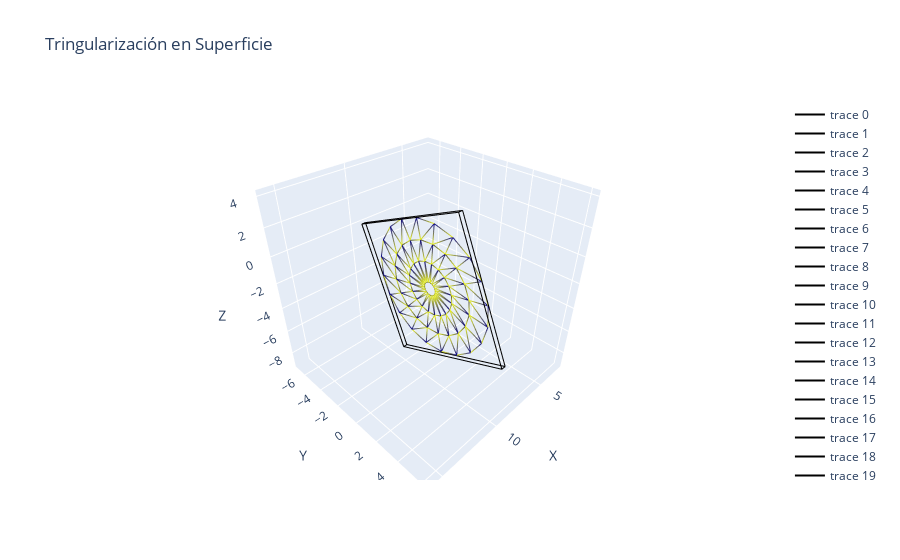

Notebook code cell kept with this figure:
### Code cell
fig = new_plot()
fig = build_box(fig)
plot_surface_triangles(fig)
fig = config_plot(fig, 'Tringularización en Superficie')
fig.show()

### Figure 1 — Plotly figure (JSON) as saved in the notebook; plotly's stock layout.template omitted (floating-point values rounded to 4 significant figures)
{"data": [{"line": {"color": "black", "width": 2}, "mode": "lines", "type": "scatter3d", "x": [9.162, 9.1], "y": [6.066, -2.828], "z": [-4.979, -8.923]}, {"line": {"color": "black", "width": 2}, "mode": "lines", "type": "scatter3d", "x": [9.162, 9.483], "y": [6.066, 6.064], "z": [-4.979, -4.979]}, {"line": {"color": "black", "width": 2}, "mode": "lines", "type": "scatter3d", "x": [9.162, 9.134], "y": [6.066, 2.125], "z": [-4.979, 3.911]}, {"line": {"color": "black", "width": 2}, "mode": "lines", "type": "scatter3d", "x": [9.1, 9.42], "y": [-2.828, -2.83], "z": [-8.923, -8.923]}, {"line": {"color": "black", "width": 2}, "mode": "lines", "type": "scatter3d", "x": [9.1, 9.071], "y": [-2.828, -6.77], "z": [-8.923, -0.03274]}, {"line": {"color": "black", "width": 2}, "mode": "lines", "type": "scatter3d", "x": [9.483, 9.42], "y": [6.064, -2.83], "z": [-4.979, -8.923]}, {"line": {"color": "black", "width": 2}, "mode": "lines", "type": "scatter3d", "x": [9.483, 9.454], "y": [6.064, 2.122], "z": [-4.979, 3.911]}, {"line": {"color": "black", "width": 2}, "mode": "lines", "type": "scatter3d", "x": [9.42, 9.392], "y": [-2.83, -6.772], "z": [-8.923, -0.03272]}, {"line": {"color": "black", "width": 2}, "mode": "lines", "type": "scatter3d", "x": [9.134, 9.071], "y": [2.125, -6.77], "z": [3.911, -0.03274]}, {"line": {"color": "black", "width": 2}, "mode": "lines", "type": "scatter3d", "x": [9.134, 9.454], "y": [2.125, 2.122], "z": [3.911, 3.911]}, {"line": {"color": "black", "width": 2}, "mode": "lines", "type": "scatter3d", "x": [9.071, 9.392], "y": [-6.77, -6.772], "z": [-0.03274, -0.03272]}, {"line": {"color": "black", "width": 2}, "mode": "lines", "type": "scatter3d", "x": [9.454, 9.392], "y": [2.122, -6.772], "z": [3.911, -0.03272]}, {"line": {"color": [0.1754, 0.02833, 0.1751]}, "mode": "lines", "type": "scatter3d", "x": [9.118, 9.122, 9.125, 9.118], "y": [-0.1693, 0.3818, 0.9008, -0.1693], "z": [-2.041, -0.6926, -1.009, -2.041]}, {"line": {"color": [0.1754, 0.02833, 0.1751]}, "mode": "lines", "type": "scatter3d", "x": [9.118, 9.125, 9.119, 9.118], "y": [-0.1693, 0.9008, -0.03653, -0.1693], "z": [-2.041, -1.009, -2.12, -2.041]}, {"line": {"color": [0.1754, 0.02833, 0.1751]}, "mode": "lines", "type": "scatter3d", "x": [9.119, 9.125, 9.128, 9.119], "y": [-0.03653, 0.9008, 1.299, -0.03653], "z": [-2.12, -1.009, -1.47, -2.12]}, {"line": {"color": [0.1754, 0.02833, 0.1751]}, "mode": "lines", "type": "scatter3d", "x": [9.119, 9.128, 9.12, 9.119], "y": [-0.03653, 1.299, 0.06573, -0.03653], "z": [-2.12, -1.47, -2.238, -2.12]}, {"line": {"color": [0.1754, 0.02833, 0.1751]}, "mode": "lines", "type": "scatter3d", "x": [9.12, 9.128, 9.13, 9.12], "y": [0.06573, 1.299, 1.537, 0.06573], "z": [-2.238, -1.47, -2.031, -2.238]}, {"line": {"color": [0.1754, 0.02833, 0.1751]}, "mode": "lines", "type": "scatter3d", "x": [9.12, 9.13, 9.12, 9.12], "y": [0.06573, 1.537, 0.1254, 0.06573], "z": [-2.238, -2.031, -2.379, -2.238]}, {"line": {"color": [0.1754, 0.02833, 0.1751]}, "mode": "lines", "type": "scatter3d", "x": [9.12, 9.13, 9.13, 9.12], "y": [0.1254, 1.537, 1.591, 0.1254], "z": [-2.379, -2.031, -2.639, -2.379]}, {"line": {"color": [0.1754, 0.02833, 0.1751]}, "mode": "lines", "type": "scatter3d", "x": [9.12, 9.13, 9.12, 9.12], "y": [0.1254, 1.591, 0.1374, 0.1254], "z": [-2.379, -2.639, -2.535, -2.379]}, {"line": {"color": [0.1754, 0.02833, 0.1751]}, "mode": "lines", "type": "scatter3d", "x": [9.12, 9.13, 9.129, 9.12], "y": [0.1374, 1.591, 1.455, 0.1374], "z": [-2.535, -2.639, -3.237, -2.535]}, {"line": {"color": [0.1754, 0.02833, 0.1751]}, "mode": "lines", "type": "scatter3d", "x": [9.12, 9.129, 9.12, 9.12], "y": [0.1374, 1.455, 0.1011, 0.1374], "z": [-2.535, -3.237, -2.686, -2.535]}, {"line": {"color": [0.1754, 0.02833, 0.1751]}, "mode": "lines", "type": "scatter3d", "x": [9.12, 9.129, 9.127, 9.12], "y": [0.1011, 1.455, 1.14, 0.1011], "z": [-2.686, -3.237, -3.763, -2.686]}, {"line": {"color": [0.1754, 0.02833, 0.1751]}, "mode": "lines", "type": "scatter3d", "x": [9.12, 9.127, 9.119, 9.12], "y": [0.1011, 1.14, 0.02094, 0.1011], "z": [-2.686, -3.763, -2.819, -2.686]}, {"line": {"color": [0.1754, 0.02833, 0.1751]}, "mode": "lines", "type": "scatter3d", "x": [9.119, 9.127, 9.124, 9.119], "y": [0.02094, 1.14, 0.6784, 0.02094], "z": [-2.819, -3.763, -4.164, -2.819]}, {"line": {"color": [0.1754, 0.02833, 0.1751]}, "mode": "lines", "type": "scatter3d", "x": [9.119, 9.124, 9.118, 9.119], "y": [0.02094, 0.6784, -0.09601, 0.02094], "z": [-2.819, -4.164, -2.919, -2.819]}, {"line": {"color": [0.1754, 0.02833, 0.1751]}, "mode": "lines", "type": "scatter3d", "x": [9.118, 9.124, 9.12, 9.118], "y": [-0.09601, 0.6784, 0.1136, -0.09601], "z": [-2.919, -4.164, -4.402, -2.919]}, {"line": {"color": [0.1754, 0.02833, 0.1751]}, "mode": "lines", "type": "scatter3d", "x": [9.118, 9.12, 9.117, 9.118], "y": [-0.09601, 0.1136, -0.2389, -0.09601], "z": [-2.919, -4.402, -2.979, -2.919]}, {"line": {"color": [0.1754, 0.02833, 0.1751]}, "mode": "lines", "type": "scatter3d", "x": [9.117, 9.12, 9.116, 9.117], "y": [-0.2389, 0.1136, -0.4982, -0.2389], "z": [-2.979, -4.402, -4.453, -2.979]}, {"line": {"color": [0.1754, 0.02833, 0.1751]}, "mode": "lines", "type": "scatter3d", "x": [9.117, 9.116, 9.116, 9.117], "y": [-0.2389, -0.4982, -0.3933, -0.2389], "z": [-2.979, -4.453, -2.992, -2.979]}, {"line": {"color": [0.1754, 0.02833, 0.1751]}, "mode": "lines", "type": "scatter3d", "x": [9.116, 9.116, 9.112, 9.116], "y": [-0.3933, -0.4982, -1.095, -0.3933], "z": [-2.992, -4.453, -4.314, -2.992]}, {"line": {"color": [0.1754, 0.02833, 0.1751]}, "mode": "lines", "type": "scatter3d", "x": [9.116, 9.112, 9.115, 9.116], "y": [-0.3933, -1.095, -0.5434, -0.3933], "z": [-2.992, -4.314, -2.957, -2.992]}, {"line": {"color": [0.1754, 0.02833, 0.1751]}, "mode": "lines", "type": "scatter3d", "x": [9.115, 9.112, 9.108, 9.115], "y": [-0.5434, -1.095, -1.62, -0.5434], "z": [-2.957, -4.314, -3.997, -2.957]}, {"line": {"color": [0.1754, 0.02833, 0.1751]}, "mode": "lines", "type": "scatter3d", "x": [9.115, 9.108, 9.114, 9.115], "y": [-0.5434, -1.62, -0.6754, -0.5434], "z": [-2.957, -3.997, -2.877, -2.957]}, {"line": {"color": [0.1754, 0.02833, 0.1751]}, "mode": "lines", "type": "scatter3d", "x": [9.114, 9.108, 9.105, 9.114], "y": [-0.6754, -1.62, -2.02, -0.6754], "z": [-2.877, -3.997, -3.535, -2.877]}, {"line": {"color": [0.1754, 0.02833, 0.1751]}, "mode": "lines", "type": "scatter3d", "x": [9.114, 9.105, 9.114, 9.114], "y": [-0.6754, -2.02, -0.7761, -0.6754], "z": [-2.877, -3.535, -2.761, -2.877]}, {"line": {"color": [0.1754, 0.02833, 0.1751]}, "mode": "lines", "type": "scatter3d", "x": [9.114, 9.105, 9.103, 9.114], "y": [-0.7761, -2.02, -2.257, -0.7761], "z": [-2.761, -3.535, -2.969, -2.761]}, {"line": {"color": [0.1754, 0.02833, 0.1751]}, "mode": "lines", "type": "scatter3d", "x": [9.114, 9.103, 9.113, 9.114], "y": [-0.7761, -2.257, -0.8368, -0.7761], "z": [-2.761, -2.969, -2.617, -2.761]}, {"line": {"color": [0.1754, 0.02833, 0.1751]}, "mode": "lines", "type": "scatter3d", "x": [9.113, 9.103, 9.103, 9.113], "y": [-0.8368, -2.257, -2.307, -0.8368], "z": [-2.617, -2.969, -2.357, -2.617]}, {"line": {"color": [0.1754, 0.02833, 0.1751]}, "mode": "lines", "type": "scatter3d", "x": [9.113, 9.103, 9.113, 9.113], "y": [-0.8368, -2.307, -0.851, -0.8368], "z": [-2.617, -2.357, -2.463, -2.617]}, {"line": {"color": [0.1754, 0.02833, 0.1751]}, "mode": "lines", "type": "scatter3d", "x": [9.113, 9.103, 9.104, 9.113], "y": [-0.851, -2.307, -2.17, -0.851], "z": [-2.463, -2.357, -1.763, -2.463]}, {"line": {"color": [0.1754, 0.02833, 0.1751]}, "mode": "lines", "type": "scatter3d", "x": [9.113, 9.104, 9.113, 9.113], "y": [-0.851, -2.17, -0.8168, -0.851], "z": [-2.463, -1.763, -2.316, -2.463]}, {"line": {"color": [0.1754, 0.02833, 0.1751]}, "mode": "lines", "type": "scatter3d", "x": [9.113, 9.104, 9.106, 9.113], "y": [-0.8168, -2.17, -1.859, -0.8168], "z": [-2.316, -1.763, -1.24, -2.316]}, {"line": {"color": [0.1754, 0.02833, 0.1751]}, "mode": "lines", "type": "scatter3d", "x": [9.113, 9.106, 9.114, 9.113], "y": [-0.8168, -1.859, -0.7353, -0.8168], "z": [-2.316, -1.24, -2.186, -2.316]}, {"line": {"color": [0.1754, 0.02833, 0.1751]}, "mode": "lines", "type": "scatter3d", "x": [9.114, 9.106, 9.109, 9.114], "y": [-0.7353, -1.859, -1.395, -0.7353], "z": [-2.186, -1.24, -0.8363, -2.186]}, {"line": {"color": [0.1754, 0.02833, 0.1751]}, "mode": "lines", "type": "scatter3d", "x": [9.114, 9.109, 9.115, 9.114], "y": [-0.7353, -1.395, -0.616, -0.7353], "z": [-2.186, -0.8363, -2.086, -2.186]}, {"line": {"color": [0.1754, 0.02833, 0.1751]}, "mode": "lines", "type": "scatter3d", "x": [9.115, 9.109, 9.113, 9.115], "y": [-0.616, -1.395, -0.8266, -0.616], "z": [-2.086, -0.8363, -0.5982, -2.086]}, {"line": {"color": [0.1754, 0.02833, 0.1751]}, "mode": "lines", "type": "scatter3d", "x": [9.115, 9.113, 9.116, 9.115], "y": [-0.616, -0.8266, -0.4724, -0.616], "z": [-2.086, -0.5982, -2.025, -2.086]}, {"line": {"color": [0.1754, 0.02833, 0.1751]}, "mode": "lines", "type": "scatter3d", "x": [9.116, 9.113, 9.117, 9.116], "y": [-0.4724, -0.8266, -0.2131, -0.4724], "z": [-2.025, -0.5982, -0.5495, -2.025]}, {"line": {"color": [0.1754, 0.02833, 0.1751]}, "mode": "lines", "type": "scatter3d", "x": [9.116, 9.117, 9.117, 9.116], "y": [-0.4724, -0.2131, -0.3182, -0.4724], "z": [-2.025, -0.5495, -2.009, -2.025]}, {"line": {"color": [0.1754, 0.02833, 0.1751]}, "mode": "lines", "type": "scatter3d", "x": [9.117, 9.117, 9.122, 9.117], "y": [-0.3182, -0.2131, 0.3818, -0.3182], "z": [-2.009, -0.5495, -0.6926, -2.009]}, {"line": {"color": [0.1754, 0.02833, 0.1751]}, "mode": "lines", "type": "scatter3d", "x": [9.117, 9.122, 9.118, 9.117], "y": [-0.3182, 0.3818, -0.1693, -0.3182], "z": [-2.009, -0.6926, -2.041, -2.009]}, {"line": {"color": [0.1754, 0.02833, 0.1751]}, "mode": "lines", "type": "scatter3d", "x": [9.122, 9.125, 9.132, 9.122], "y": [0.3818, 0.9306, 1.847, 0.3818], "z": [-0.6926, 0.6699, 0.1145, -0.6926]}, {"line": {"color": [0.1754, 0.02833, 0.1751]}, "mode": "lines", "type": "scatter3d", "x": [9.122, 9.132, 9.125, 9.122], "y": [0.3818, 1.847, 0.9008, 0.3818], "z": [-0.6926, 0.1145, -1.009, -0.6926]}, {"line": {"color": [0.1754, 0.02833, 0.1751]}, "mode": "lines", "type": "scatter3d", "x": [9.125, 9.132, 9.137, 9.125], "y": [0.9008, 1.847, 2.545, 0.9008], "z": [-1.009, 0.1145, -0.6956, -1.009]}, {"line": {"color": [0.1754, 0.02833, 0.1751]}, "mode": "lines", "type": "scatter3d", "x": [9.125, 9.137, 9.128, 9.125], "y": [0.9008, 2.545, 1.299, 0.9008], "z": [-1.009, -0.6956, -1.47, -1.009]}, {"line": {"color": [0.1754, 0.02833, 0.1751]}, "mode": "lines", "type": "scatter3d", "x": [9.128, 9.137, 9.14, 9.128], "y": [1.299, 2.545, 2.959, 1.299], "z": [-1.47, -0.6956, -1.68, -1.47]}, {"line": {"color": [0.1754, 0.02833, 0.1751]}, "mode": "lines", "type": "scatter3d", "x": [9.128, 9.14, 9.13, 9.128], "y": [1.299, 2.959, 1.537, 1.299], "z": [-1.47, -1.68, -2.031, -1.47]}, {"line": {"color": [0.1754, 0.02833, 0.1751]}, "mode": "lines", "type": "scatter3d", "x": [9.13, 9.14, 9.141, 9.13], "y": [1.537, 2.959, 3.051, 1.537], "z": [-2.031, -1.68, -2.745, -2.031]}, {"line": {"color": [0.1754, 0.02833, 0.1751]}, "mode": "lines", "type": "scatter3d", "x": [9.13, 9.141, 9.13, 9.13], "y": [1.537, 3.051, 1.591, 1.537], "z": [-2.031, -2.745, -2.639, -2.031]}, {"line": {"color": [0.1754, 0.02833, 0.1751]}, "mode": "lines", "type": "scatter3d", "x": [9.13, 9.141, 9.139, 9.13], "y": [1.591, 3.051, 2.809, 1.591], "z": [-2.639, -2.745, -3.788, -2.639]}, {"line": {"color": [0.1754, 0.02833, 0.1751]}, "mode": "lines", "type": "scatter3d", "x": [9.13, 9.139, 9.129, 9.13], "y": [1.591, 2.809, 1.455, 1.591], "z": [-2.639, -3.788, -3.237, -2.639]}, {"line": {"color": [0.1754, 0.02833, 0.1751]}, "mode": "lines", "type": "scatter3d", "x": [9.129, 9.139, 9.135, 9.129], "y": [1.455, 2.809, 2.253, 1.455], "z": [-3.237, -3.788, -4.704, -3.237]}, {"line": {"color": [0.1754, 0.02833, 0.1751]}, "mode": "lines", "type": "scatter3d", "x": [9.129, 9.135, 9.127, 9.129], "y": [1.455, 2.253, 1.14, 1.455], "z": [-3.237, -4.704, -3.763, -3.237]}, {"line": {"color": [0.1754, 0.02833, 0.1751]}, "mode": "lines", "type": "scatter3d", "x": [9.127, 9.135, 9.13, 9.127], "y": [1.14, 2.253, 1.444, 1.14], "z": [-3.763, -4.704, -5.4, -3.763]}, {"line": {"color": [0.1754, 0.02833, 0.1751]}, "mode": "lines", "type": "scatter3d", "x": [9.127, 9.13, 9.124, 9.127], "y": [1.14, 1.444, 0.6784, 1.14], "z": [-3.763, -5.4, -4.164, -3.763]}, {"line": {"color": [0.1754, 0.02833, 0.1751]}, "mode": "lines", "type": "scatter3d", "x": [9.124, 9.13, 9.123, 9.124], "y": [0.6784, 1.444, 0.4633, 0.6784], "z": [-4.164, -5.4, -5.817, -4.164]}, {"line": {"color": [0.1754, 0.02833, 0.1751]}, "mode": "lines", "type": "scatter3d", "x": [9.124, 9.123, 9.12, 9.124], "y": [0.6784, 0.4633, 0.1136, 0.6784], "z": [-4.164, -5.817, -4.402, -4.164]}, {"line": {"color": [0.1754, 0.02833, 0.1751]}, "mode": "lines", "type": "scatter3d", "x": [9.12, 9.123, 9.115, 9.12], "y": [0.1136, 0.4633, -0.6017, 0.1136], "z": [-4.402, -5.817, -5.91, -4.402]}, {"line": {"color": [0.1754, 0.02833, 0.1751]}, "mode": "lines", "type": "scatter3d", "x": [9.12, 9.115, 9.116, 9.12], "y": [0.1136, -0.6017, -0.4982, 0.1136], "z": [-4.402, -5.91, -4.453, -4.402]}, {"line": {"color": [0.1754, 0.02833, 0.1751]}, "mode": "lines", "type": "scatter3d", "x": [9.116, 9.115, 9.108, 9.116], "y": [-0.4982, -0.6017, -1.644, -0.4982], "z": [-4.453, -5.91, -5.667, -4.453]}, {"line": {"color": [0.1754, 0.02833, 0.1751]}, "mode": "lines", "type": "scatter3d", "x": [9.116, 9.108, 9.112, 9.116], "y": [-0.4982, -1.644, -1.095, -0.4982], "z": [-4.453, -5.667, -4.314, -4.453]}, {"line": {"color": [0.1754, 0.02833, 0.1751]}, "mode": "lines", "type": "scatter3d", "x": [9.112, 9.108, 9.101, 9.112], "y": [-1.095, -1.644, -2.56, -1.095], "z": [-4.314, -5.667, -5.113, -4.314]}, {"line": {"color": [0.1754, 0.02833, 0.1751]}, "mode": "lines", "type": "scatter3d", "x": [9.112, 9.101, 9.108, 9.112], "y": [-1.095, -2.56, -1.62, -1.095], "z": [-4.314, -5.113, -3.997, -4.314]}, {"line": {"color": [0.1754, 0.02833, 0.1751]}, "mode": "lines", "type": "scatter3d", "x": [9.108, 9.101, 9.096, 9.108], "y": [-1.62, -2.56, -3.261, -1.62], "z": [-3.997, -5.113, -4.304, -3.997]}, {"line": {"color": [0.1754, 0.02833, 0.1751]}, "mode": "lines", "type": "scatter3d", "x": [9.108, 9.096, 9.105, 9.108], "y": [-1.62, -3.261, -2.02, -1.62], "z": [-3.997, -4.304, -3.535, -3.997]}, {"line": {"color": [0.1754, 0.02833, 0.1751]}, "mode": "lines", "type": "scatter3d", "x": [9.105, 9.096, 9.093, 9.105], "y": [-2.02, -3.261, -3.68, -2.02], "z": [-3.535, -4.304, -3.322, -3.535]}, {"line": {"color": [0.1754, 0.02833, 0.1751]}, "mode": "lines", "type": "scatter3d", "x": [9.105, 9.093, 9.103, 9.105], "y": [-2.02, -3.68, -2.257, -2.02], "z": [-3.535, -3.322, -2.969, -3.535]}, {"line": {"color": [0.1754, 0.02833, 0.1751]}, "mode": "lines", "type": "scatter3d", "x": [9.103, 9.093, 9.092, 9.103], "y": [-2.257, -3.68, -3.77, -2.257], "z": [-2.969, -3.322, -2.256, -2.969]}, {"line": {"color": [0.1754, 0.02833, 0.1751]}, "mode": "lines", "type": "scatter3d", "x": [9.103, 9.092, 9.103, 9.103], "y": [-2.257, -3.77, -2.307, -2.257], "z": [-2.969, -2.256, -2.357, -2.969]}, {"line": {"color": [0.1754, 0.02833, 0.1751]}, "mode": "lines", "type": "scatter3d", "x": [9.103, 9.092, 9.094, 9.103], "y": [-2.307, -3.77, -3.52, -2.307], "z": [-2.357, -2.256, -1.213, -2.357]}, {"line": {"color": [0.1754, 0.02833, 0.1751]}, "mode": "lines", "type": "scatter3d", "x": [9.103, 9.094, 9.104, 9.103], "y": [-2.307, -3.52, -2.17, -2.307], "z": [-2.357, -1.213, -1.763, -2.357]}, {"line": {"color": [0.1754, 0.02833, 0.1751]}, "mode": "lines", "type": "scatter3d", "x": [9.104, 9.094, 9.098, 9.104], "y": [-2.17, -3.52, -2.957, -2.17], "z": [-1.763, -1.213, -0.3011, -1.763]}, {"line": {"color": [0.1754, 0.02833, 0.1751]}, "mode": "lines", "type": "scatter3d", "x": [9.104, 9.098, 9.106, 9.104], "y": [-2.17, -2.957, -1.859, -2.17], "z": [-1.763, -0.3011, -1.24, -1.763]}, {"line": {"color": [0.1754, 0.02833, 0.1751]}, "mode": "lines", "type": "scatter3d", "x": [9.106, 9.098, 9.104, 9.106], "y": [-1.859, -2.957, -2.149, -1.859], "z": [-1.24, -0.3011, 0.3908, -1.24]}, {"line": {"color": [0.1754, 0.02833, 0.1751]}, "mode": "lines", "type": "scatter3d", "x": [9.106, 9.104, 9.109, 9.106], "y": [-1.859, -2.149, -1.395, -1.859], "z": [-1.24, 0.3908, -0.8363, -1.24]}, {"line": {"color": [0.1754, 0.02833, 0.1751]}, "mode": "lines", "type": "scatter3d", "x": [9.109, 9.104, 9.111, 9.109], "y": [-1.395, -2.149, -1.179, -1.395], "z": [-0.8363, 0.3908, 0.8089, -0.8363]}, {"line": {"color": [0.1754, 0.02833, 0.1751]}, "mode": "lines", "type": "scatter3d", "x": [9.109, 9.111, 9.113, 9.109], "y": [-1.395, -1.179, -0.8266, -1.395], "z": [-0.8363, 0.8089, -0.5982, -0.8363]}, {"line": {"color": [0.1754, 0.02833, 0.1751]}, "mode": "lines", "type": "scatter3d", "x": [9.113, 9.111, 9.118, 9.113], "y": [-0.8266, -1.179, -0.1186, -0.8266], "z": [-0.5982, 0.8089, 0.9112, -0.5982]}, {"line": {"color": [0.1754, 0.02833, 0.1751]}, "mode": "lines", "type": "scatter3d", "x": [9.113, 9.118, 9.117, 9.113], "y": [-0.8266, -0.1186, -0.2131, -0.8266], "z": [-0.5982, 0.9112, -0.5495, -0.5982]}, {"line": {"color": [0.1754, 0.02833, 0.1751]}, "mode": "lines", "type": "scatter3d", "x": [9.117, 9.118, 9.125, 9.117], "y": [-0.2131, -0.1186, 0.9306, -0.2131], "z": [-0.5495, 0.9112, 0.6699, -0.5495]}, {"line": {"color": [0.1754, 0.02833, 0.1751]}, "mode": "lines", "type": "scatter3d", "x": [9.117, 9.125, 9.122, 9.117], "y": [-0.2131, 0.9306, 0.3818, -0.2131], "z": [-0.5495, 0.6699, -0.6926, -0.5495]}, {"line": {"color": [0.1754, 0.02833, 0.1751]}, "mode": "lines", "type": "scatter3d", "x": [9.125, 9.129, 9.139, 9.125], "y": [0.9306, 1.486, 2.807, 0.9306], "z": [0.6699, 2.015, 1.244, 0.6699]}, {"line": {"color": [0.1754, 0.02833, 0.1751]}, "mode": "lines", "type": "scatter3d", "x": [9.125, 9.139, 9.132, 9.125], "y": [0.9306, 2.807, 1.847, 0.9306], "z": [0.6699, 1.244, 0.1145, 0.6699]}, {"line": {"color": [0.1754, 0.02833, 0.1751]}, "mode": "lines", "type": "scatter3d", "x": [9.132, 9.139, 9.146, 9.132], "y": [1.847, 2.807, 3.808, 1.847], "z": [0.1145, 1.244, 0.09274, 0.1145]}, {"line": {"color": [0.1754, 0.02833, 0.1751]}, "mode": "lines", "type": "scatter3d", "x": [9.132, 9.146, 9.137, 9.132], "y": [1.847, 3.808, 2.545, 1.847], "z": [0.1145, 0.09274, -0.6956, 0.1145]}, {"line": {"color": [0.1754, 0.02833, 0.1751]}, "mode": "lines", "type": "scatter3d", "x": [9.137, 9.146, 9.15, 9.137], "y": [2.545, 3.808, 4.398, 2.545], "z": [-0.6956, 0.09274, -1.316, -0.6956]}, {"line": {"color": [0.1754, 0.02833, 0.1751]}, "mode": "lines", "type": "scatter3d", "x": [9.137, 9.15, 9.14, 9.137], "y": [2.545, 4.398, 2.959, 2.545], "z": [-0.6956, -1.316, -1.68, -0.6956]}, {"line": {"color": [0.1754, 0.02833, 0.1751]}, "mode": "lines", "type": "scatter3d", "x": [9.14, 9.15, 9.151, 9.14], "y": [2.959, 4.398, 4.527, 2.959], "z": [-1.68, -1.316, -2.841, -1.68]}, {"line": {"color": [0.1754, 0.02833, 0.1751]}, "mode": "lines", "type": "scatter3d", "x": [9.14, 9.151, 9.141, 9.14], "y": [2.959, 4.527, 3.051, 2.959], "z": [-1.68, -2.841, -2.745, -1.68]}, {"line": {"color": [0.1754, 0.02833, 0.1751]}, "mode": "lines", "type": "scatter3d", "x": [9.141, 9.151, 9.149, 9.141], "y": [3.051, 4.527, 4.177, 3.051], "z": [-2.745, -2.841, -4.335, -2.745]}, {"line": {"color": [0.1754, 0.02833, 0.1751]}, "mode": "lines", "type": "scatter3d", "x": [9.141, 9.149, 9.139, 9.141], "y": [3.051, 4.177, 2.809, 3.051], "z": [-2.745, -4.335, -3.788, -2.745]}, {"line": {"color": [0.1754, 0.02833, 0.1751]}, "mode": "lines", "type": "scatter3d", "x": [9.139, 9.149, 9.143, 9.139], "y": [2.809, 4.177, 3.375, 2.809], "z": [-3.788, -4.335, -5.644, -3.788]}, {"line": {"color": [0.1754, 0.02833, 0.1751]}, "mode": "lines", "type": "scatter3d", "x": [9.139, 9.143, 9.135, 9.139], "y": [2.809, 3.375, 2.253, 2.809], "z": [-3.788, -5.644, -4.704, -3.788]}, {"line": {"color": [0.1754, 0.02833, 0.1751]}, "mode": "lines", "type": "scatter3d", "x": [9.135, 9.143, 9.135, 9.135], "y": [2.253, 3.375, 2.214, 2.253], "z": [-4.704, -5.644, -6.639, -4.704]}, {"line": {"color": [0.1754, 0.02833, 0.1751]}, "mode": "lines", "type": "scatter3d", "x": [9.135, 9.135, 9.13, 9.135], "y": [2.253, 2.214, 1.444, 2.253], "z": [-4.704, -6.639, -5.4, -4.704]}, {"line": {"color": [0.1754, 0.02833, 0.1751]}, "mode": "lines", "type": "scatter3d", "x": [9.13, 9.135, 9.125, 9.13], "y": [1.444, 2.214, 0.8103, 1.444], "z": [-5.4, -6.639, -7.23, -5.4]}, {"line": {"color": [0.1754, 0.02833, 0.1751]}, "mode": "lines", "type": "scatter3d", "x": [9.13, 9.125, 9.123, 9.13], "y": [1.444, 0.8103, 0.4633, 1.444], "z": [-5.4, -7.23, -5.817, -5.4]}, {"line": {"color": [0.1754, 0.02833, 0.1751]}, "mode": "lines", "type": "scatter3d", "x": [9.123, 9.125, 9.114, 9.123], "y": [0.4633, 0.8103, -0.7077, 0.4633], "z": [-5.817, -7.23, -7.362, -5.817]}, {"line": {"color": [0.1754, 0.02833, 0.1751]}, "mode": "lines", "type": "scatter3d", "x": [9.123, 9.114, 9.115, 9.123], "y": [0.4633, -0.7077, -0.6017, 0.4633], "z": [-5.817, -7.362, -5.91, -5.817]}, {"line": {"color": [0.1754, 0.02833, 0.1751]}, "mode": "lines", "type": "scatter3d", "x": [9.115, 9.114, 9.104, 9.115], "y": [-0.6017, -0.7077, -2.194, -0.6017], "z": [-5.91, -7.362, -7.018, -5.91]}, {"line": {"color": [0.1754, 0.02833, 0.1751]}, "mode": "lines", "type": "scatter3d", "x": [9.115, 9.104, 9.108, 9.115], "y": [-0.6017, -2.194, -1.644, -0.6017], "z": [-5.91, -7.018, -5.667, -5.91]}, {"line": {"color": [0.1754, 0.02833, 0.1751]}, "mode": "lines", "type": "scatter3d", "x": [9.108, 9.104, 9.095, 9.108], "y": [-1.644, -2.194, -3.501, -1.644], "z": [-5.667, -7.018, -6.229, -5.667]}, {"line": {"color": [0.1754, 0.02833, 0.1751]}, "mode": "lines", "type": "scatter3d", "x": [9.108, 9.095, 9.101, 9.108], "y": [-1.644, -3.501, -2.56, -1.644], "z": [-5.667, -6.229, -5.113, -5.667]}, {"line": {"color": [0.1754, 0.02833, 0.1751]}, "mode": "lines", "type": "scatter3d", "x": [9.101, 9.095, 9.088, 9.101], "y": [-2.56, -3.501, -4.499, -2.56], "z": [-5.113, -6.229, -5.072, -5.113]}, {"line": {"color": [0.1754, 0.02833, 0.1751]}, "mode": "lines", "type": "scatter3d", "x": [9.101, 9.088, 9.096, 9.101], "y": [-2.56, -4.499, -3.261, -2.56], "z": [-5.113, -5.072, -4.304, -5.113]}, {"line": {"color": [0.1754, 0.02833, 0.1751]}, "mode": "lines", "type": "scatter3d", "x": [9.096, 9.088, 9.083, 9.096], "y": [-3.261, -4.499, -5.092, -3.261], "z": [-4.304, -5.072, -3.665, -4.304]}, {"line": {"color": [0.1754, 0.02833, 0.1751]}, "mode": "lines", "type": "scatter3d", "x": [9.096, 9.083, 9.093, 9.096], "y": [-3.261, -5.092, -3.68, -3.261], "z": [-4.304, -3.665, -3.322, -4.304]}, {"line": {"color": [0.1754, 0.02833, 0.1751]}, "mode": "lines", "type": "scatter3d", "x": [9.093, 9.083, 9.082, 9.093], "y": [-3.68, -5.092, -5.231, -3.68], "z": [-3.322, -3.665, -2.149, -3.322]}, {"line": {"color": [0.1754, 0.02833, 0.1751]}, "mode": "lines", "type": "scatter3d", "x": [9.093, 9.082, 9.092, 9.093], "y": [-3.68, -5.231, -3.77, -3.68], "z": [-3.322, -2.149, -2.256, -3.322]}, {"line": {"color": [0.1754, 0.02833, 0.1751]}, "mode": "lines", "type": "scatter3d", "x": [9.092, 9.082, 9.085, 9.092], "y": [-3.77, -5.231, -4.881, -3.77], "z": [-2.256, -2.149, -0.6641, -2.256]}, {"line": {"color": [0.1754, 0.02833, 0.1751]}, "mode": "lines", "type": "scatter3d", "x": [9.092, 9.085, 9.094, 9.092], "y": [-3.77, -4.881, -3.52, -3.77], "z": [-2.256, -0.6641, -1.213, -2.256]}, {"line": {"color": [0.1754, 0.02833, 0.1751]}, "mode": "lines", "type": "scatter3d", "x": [9.094, 9.085, 9.09, 9.094], "y": [-3.52, -4.881, -4.068, -3.52], "z": [-1.213, -0.6641, 0.6421, -1.213]}, {"line": {"color": [0.1754, 0.02833, 0.1751]}, "mode": "lines", "type": "scatter3d", "x": [9.094, 9.09, 9.098, 9.094], "y": [-3.52, -4.068, -2.957, -3.52], "z": [-1.213, 0.6421, -0.3011, -1.213]}, {"line": {"color": [0.1754, 0.02833, 0.1751]}, "mode": "lines", "type": "scatter3d", "x": [9.098, 9.09, 9.098, 9.098], "y": [-2.957, -4.068, -2.909, -2.957], "z": [-0.3011, 0.6421, 1.63, -0.3011]}, {"line": {"color": [0.1754, 0.02833, 0.1751]}, "mode": "lines", "type": "scatter3d", "x": [9.098, 9.098, 9.104, 9.098], "y": [-2.957, -2.909, -2.149, -2.957], "z": [-0.3011, 1.63, 0.3908, -0.3011]}, {"line": {"color": [0.1754, 0.02833, 0.1751]}, "mode": "lines", "type": "scatter3d", "x": [9.104, 9.098, 9.108, 9.104], "y": [-2.149, -2.909, -1.524, -2.149], "z": [0.3908, 1.63, 2.21, 0.3908]}, {"line": {"color": [0.1754, 0.02833, 0.1751]}, "mode": "lines", "type": "scatter3d", "x": [9.104, 9.108, 9.111, 9.104], "y": [-2.149, -1.524, -1.179, -2.149], "z": [0.3908, 2.21, 0.8089, 0.3908]}, {"line": {"color": [0.1754, 0.02833, 0.1751]}, "mode": "lines", "type": "scatter3d", "x": [9.111, 9.108, 9.119, 9.111], "y": [-1.179, -1.524, -0.01393, -1.179], "z": [0.8089, 2.21, 2.343, 0.8089]}, {"line": {"color": [0.1754, 0.02833, 0.1751]}, "mode": "lines", "type": "scatter3d", "x": [9.111, 9.119, 9.118, 9.111], "y": [-1.179, -0.01393, -0.1186, -1.179], "z": [0.8089, 2.343, 0.9112, 0.8089]}, {"line": {"color": [0.1754, 0.02833, 0.1751]}, "mode": "lines", "type": "scatter3d", "x": [9.118, 9.119, 9.129, 9.118], "y": [-0.1186, -0.01393, 1.486, -0.1186], "z": [0.9112, 2.343, 2.015, 0.9112]}, {"line": {"color": [0.1754, 0.02833, 0.1751]}, "mode": "lines", "type": "scatter3d", "x": [9.118, 9.129, 9.125, 9.118], "y": [-0.1186, 1.486, 0.9306, -0.1186], "z": [0.9112, 2.015, 0.6699, 0.9112]}], "layout": {"scene": {"xaxis": {"range": [2.418, 16.15], "title": {"text": "X"}}, "yaxis": {"range": [-7.226, 6.51], "title": {"text": "Y"}}, "zaxis": {"range": [-9.369, 4.367], "title": {"text": "Z"}}}, "title": {"text": "Tringularización en Superficie"}}}
